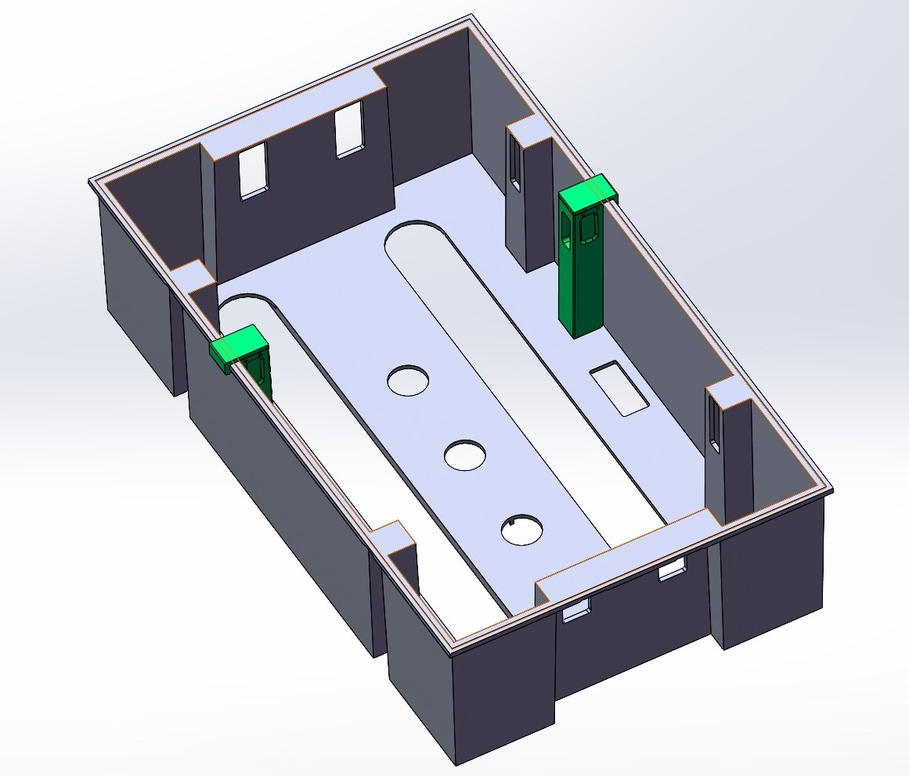
#> input picture 1.jpg, 909 x 776 px, shrunk from 1161 x 992 before the run
$ python 21-img-rotate.py
#> lines starting #> are read from the running program, lines starting #| are printed output that depends on the picture
import cv2
import numpy as np
# 旋转
img = cv2.imread("./1.jpg")
#> img is the input picture: shape (776, 909, 3); mean B, G, R 206.4, 197.9, 195.5
new = cv2.rotate(img, cv2.ROTATE_90_CLOCKWISE)
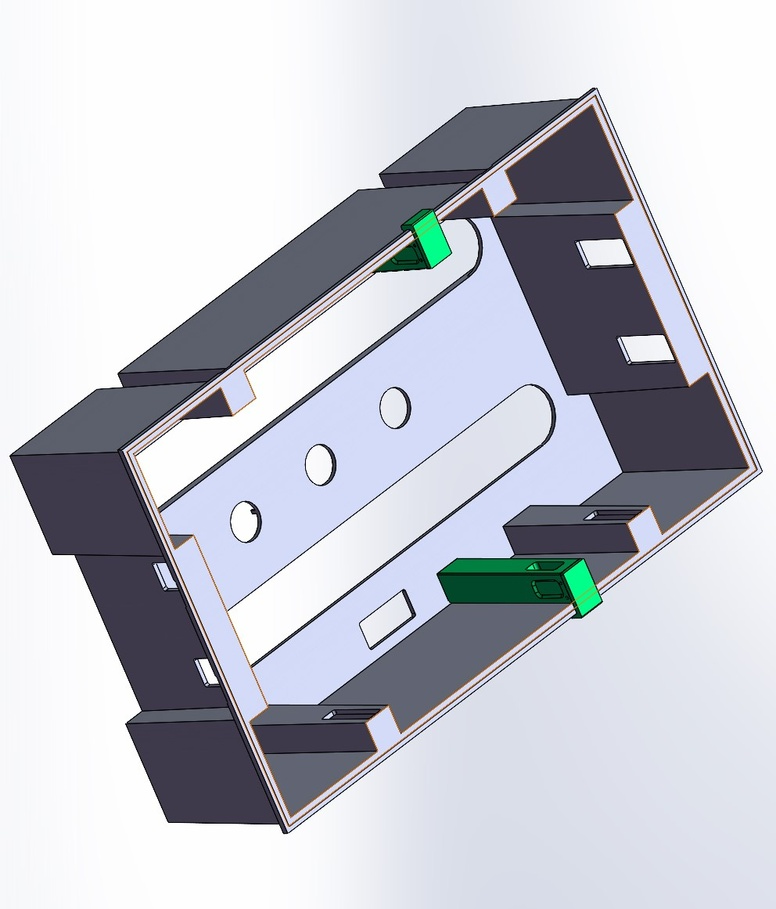
#> new: shape (909, 776, 3); mean B, G, R 206.4, 197.9, 195.5
new1 = cv2.rotate(img, cv2.ROTATE_180)
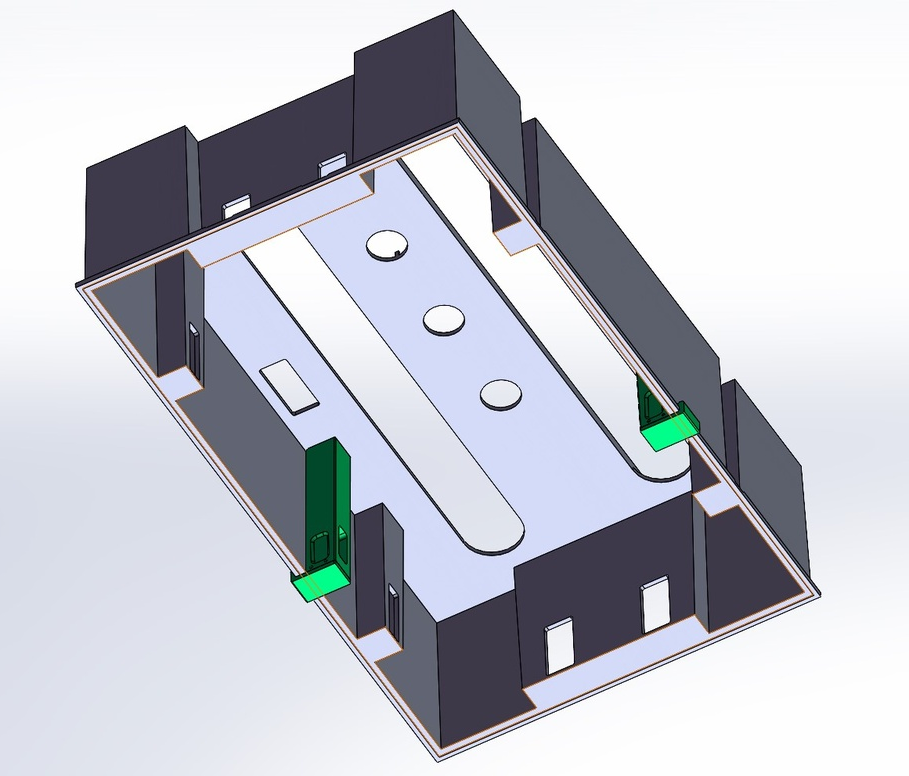
#> new1: shape (776, 909, 3); mean B, G, R 206.4, 197.9, 195.5
cv2.imshow("new", new)
cv2.imshow("new2", new1)

cv2.waitKey(0)
